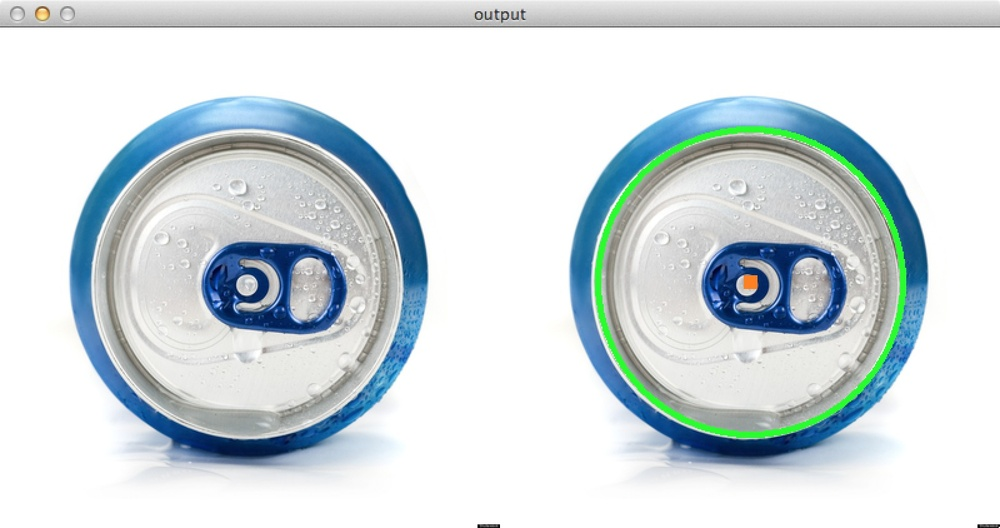
#> input picture detect_circles_soda.jpg, 1000 x 528 px, shrunk from 1600 x 844 before the run
$ python detectcircles.py --image detect_circles_soda.jpg
#> lines starting #> are read from the running program, lines starting #| are printed output that depends on the picture; after the words box and inside, x2 and y2 are one past the last pixel; in counts of white or black regions, pixels touching at a corner belong together
# import the necessary packages
import numpy as np
import argparse
import cv2
# construct the argument parser and parse the arguments
ap = argparse.ArgumentParser()
ap.add_argument("-i", "--image", required = True, help = "Path to the image")
args = vars(ap.parse_args())

# load the image, clone it for output, and then convert it to grayscale
image = cv2.imread(args["image"])
#> image is the input picture: shape (528, 1000, 3); mean B, G, R 222.5, 219, 209.2
output = image.copy()
gray = cv2.cvtColor(image, cv2.COLOR_BGR2GRAY)
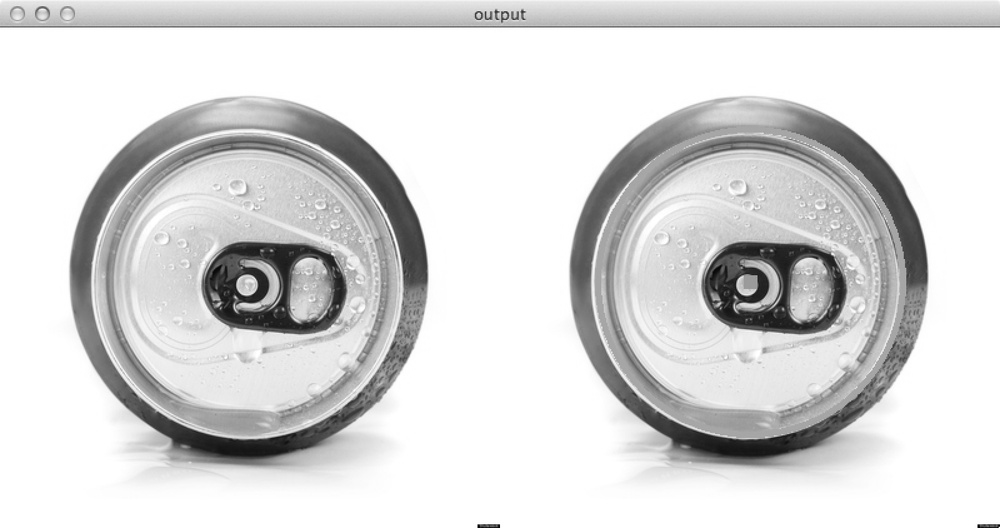
#> gray: shape (528, 1000); min 0, max 255, mean 216.5

# detect circles in the image
circles = cv2.HoughCircles(gray, cv2.HOUGH_GRADIENT, 1.2, 100)
#> circles = 15 rows, first 8: [246.6, 282.6, 133.6], [747, 281.4, 138.6], [579, 137.4, 262.7], [441, 197.4, 196.7], [330.6, 341.4, 75.36], [831, 342.6, 74.4], [510.6, 330.6, 194], [257.4, 181.8, 85.68]
# ensure at least some circles were found
if circles is not None:
	# convert the (x, y) coordinates and radius of the circles to integers
	circles = np.round(circles[0, :]).astype("int")
#> circles = 15 rows, first 8: [247, 283, 134], [747, 281, 139], [579, 137, 263], [441, 197, 197], [331, 341, 75], [831, 343, 74], [511, 331, 194], [257, 182, 86]
	# loop over the (x, y) coordinates and radius of the circles
	for (x, y, r) in circles:
		# draw the circle in the output image, then draw a rectangle
		# corresponding to the center of the circle
		cv2.circle(output, (x, y), r, (0, 255, 0), 4)
		cv2.rectangle(output, (x - 5, y - 5), (x + 5, y + 5), (0, 128, 255), -1)
#> this loop made 15 passes
#> (x, y, r) on passes 1 to 12: (247, 283, 134), (747, 281, 139), (579, 137, 263), (441, 197, 197), (331, 341, 75), (831, 343, 74), (511, 331, 194), (257, 182, 86), (731, 383, 82), (231, 383, 81), (256, 527, 221), (146, 303, 74)
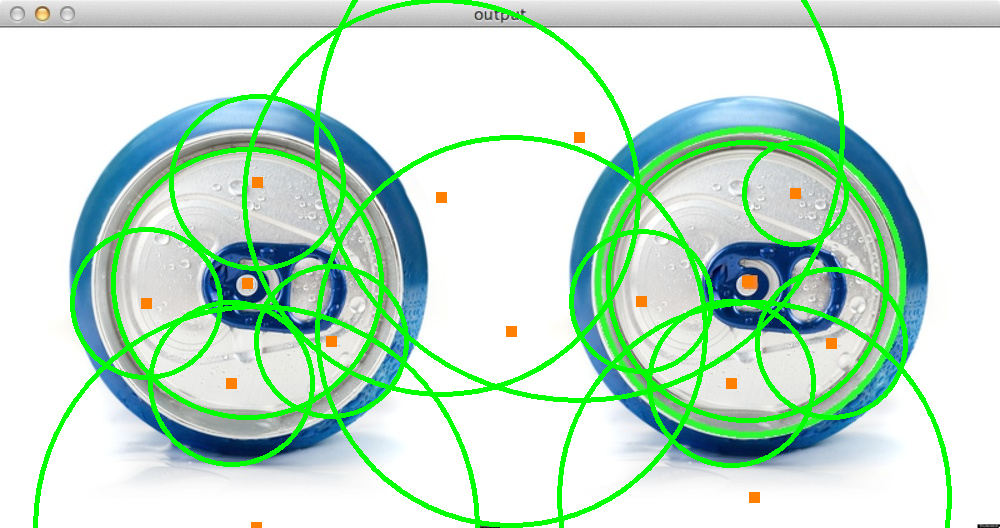
#> output: shape (528, 1000, 3); 9.5% of pixels changed, all inside (x1, y1, x2, y2) = (33, 0, 952, 528)
	# show the output image
	cv2.imshow("output", np.hstack([image, output]))
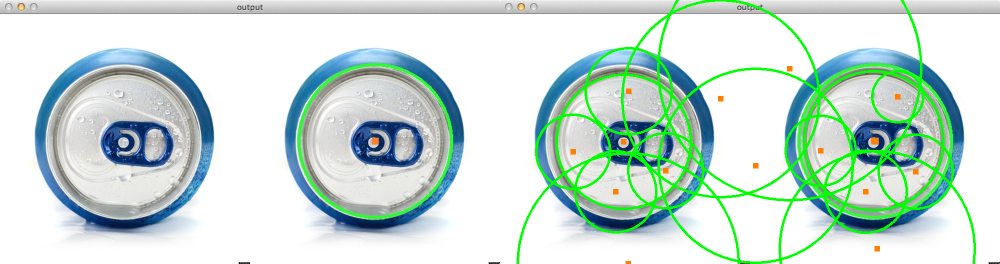
#> window 'output': shape (528, 2000, 3) (shown at 1/2 size); mean B, G, R 213.3, 221.9, 201.3
	cv2.waitKey(0)
#> (the run stopped early here; a loop or call above may not have finished)
